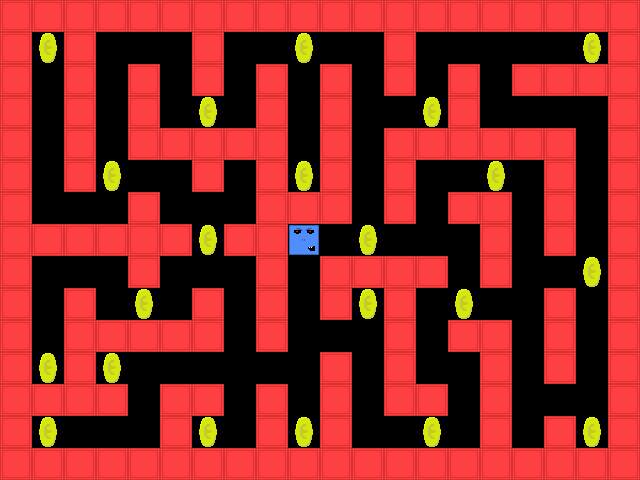

A 2D game scene composited from a Tiled map and its tileset images. What follows is a short description and the map's XML, with every tile layer's data as written:
An orthogonal 20x15 tile map with 32x32 px tiles, 3 tile layers (Blocks, Players, Coins).

<map version="1.0" tiledversion="1.0.3" orientation="orthogonal" renderorder="right-up" width="20" height="15" tilewidth="32" tileheight="32" nextobjectid="1">
 <tileset firstgid="1" source="tileset.tsx" />
 <layer name="Blocks" width="20" height="15">
  <properties>
   <property name="Type" value="block" />
  </properties>
  <data encoding="csv">
5,5,5,5,5,5,5,5,5,5,5,5,5,5,5,5,5,5,5,5,
5,0,5,0,0,0,5,0,0,0,0,0,5,0,0,0,0,0,0,5,
5,0,5,0,5,0,5,0,5,0,5,0,5,0,5,0,5,5,5,5,
5,0,5,0,5,0,0,0,5,0,5,0,0,0,5,0,0,0,0,5,
5,0,5,0,5,5,5,5,5,0,5,0,5,5,5,5,5,5,0,5,
5,0,5,0,0,0,5,0,5,0,5,0,5,0,0,0,0,5,0,5,
5,0,0,0,5,0,0,0,5,5,5,0,5,0,5,5,0,5,0,5,
5,5,5,5,5,5,0,5,5,0,0,0,0,0,0,5,0,5,0,5,
5,0,0,0,5,0,0,0,5,0,5,5,5,5,0,5,0,0,0,5,
5,0,5,0,0,0,5,0,5,0,5,0,5,0,0,0,0,5,0,5,
5,0,5,5,5,5,5,0,5,0,0,0,5,0,5,5,0,5,0,5,
5,0,5,0,0,0,0,0,0,0,5,0,5,0,0,5,0,5,0,5,
5,5,5,5,0,5,5,0,5,0,5,0,5,5,0,5,0,0,0,5,
5,0,0,0,0,5,0,0,5,0,5,0,0,0,0,5,0,5,0,5,
5,5,5,5,5,5,5,5,5,5,5,5,5,5,5,5,5,5,5,5
</data>
 </layer>
 <layer name="Players" width="20" height="15">
  <properties>
   <property name="Type" value="player" />
  </properties>
  <data encoding="csv">
0,0,0,0,0,0,0,0,0,0,0,0,0,0,0,0,0,0,0,0,
0,0,0,0,0,0,0,0,0,0,0,0,0,0,0,0,0,0,0,0,
0,0,0,0,0,0,0,0,0,0,0,0,0,0,0,0,0,0,0,0,
0,0,0,0,0,0,0,0,0,0,0,0,0,0,0,0,0,0,0,0,
0,0,0,0,0,0,0,0,0,0,0,0,0,0,0,0,0,0,0,0,
0,0,0,0,0,0,0,0,0,0,0,0,0,0,0,0,0,0,0,0,
0,0,0,0,0,0,0,0,0,0,0,0,0,0,0,0,0,0,0,0,
0,0,0,0,0,0,0,0,0,4,0,0,0,0,0,0,0,0,0,0,
0,0,0,0,0,0,0,0,0,0,0,0,0,0,0,0,0,0,0,0,
0,0,0,0,0,0,0,0,0,0,0,0,0,0,0,0,0,0,0,0,
0,0,0,0,0,0,0,0,0,0,0,0,0,0,0,0,0,0,0,0,
0,0,0,0,0,0,0,0,0,0,0,0,0,0,0,0,0,0,0,0,
0,0,0,0,0,0,0,0,0,0,0,0,0,0,0,0,0,0,0,0,
0,0,0,0,0,0,0,0,0,0,0,0,0,0,0,0,0,0,0,0,
0,0,0,0,0,0,0,0,0,0,0,0,0,0,0,0,0,0,0,0
</data>
 </layer>
 <layer name="Coins" width="20" height="15">
  <properties>
   <property name="Type" value="coin" />
  </properties>
  <data encoding="csv">
0,0,0,0,0,0,0,0,0,0,0,0,0,0,0,0,0,0,0,0,
0,6,0,0,0,0,0,0,0,6,0,0,0,0,0,0,0,0,6,0,
0,0,0,0,0,0,0,0,0,0,0,0,0,0,0,0,0,0,0,0,
0,0,0,0,0,0,6,0,0,0,0,0,0,6,0,0,0,0,0,0,
0,0,0,0,0,0,0,0,0,0,0,0,0,0,0,0,0,0,0,0,
0,0,0,6,0,0,0,0,0,6,0,0,0,0,0,6,0,0,0,0,
0,0,0,0,0,0,0,0,0,0,0,0,0,0,0,0,0,0,0,0,
0,0,0,0,0,0,6,0,0,0,0,6,0,0,0,0,0,0,0,0,
0,0,0,0,0,0,0,0,0,0,0,0,0,0,0,0,0,0,6,0,
0,0,0,0,6,0,0,0,0,0,0,6,0,0,6,0,0,0,0,0,
0,0,0,0,0,0,0,0,0,0,0,0,0,0,0,0,0,0,0,0,
0,6,0,6,0,0,0,0,0,0,0,0,0,0,0,0,0,0,0,0,
0,0,0,0,0,0,0,0,0,0,0,0,0,0,0,0,0,0,0,0,
0,6,0,0,0,0,6,0,0,6,0,0,0,6,0,0,0,0,6,0,
0,0,0,0,0,0,0,0,0,0,0,0,0,0,0,0,0,0,0,0
</data>
 </layer>
</map>